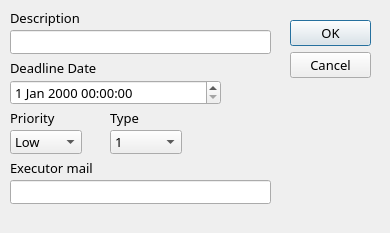
<?xml version="1.0" encoding="UTF-8"?>
<ui version="4.0">
 <class>NewTaskDialog</class>
 <widget class="QDialog" name="NewTaskDialog">
  <property name="geometry">
   <rect>
    <x>0</x>
    <y>0</y>
    <width>390</width>
    <height>233</height>
   </rect>
  </property>
  <property name="font">
   <font>
    <family>Anonymous Pro</family>
    <pointsize>10</pointsize>
   </font>
  </property>
  <property name="windowTitle">
   <string>Dialog</string>
  </property>
  <widget class="QDialogButtonBox" name="buttonBox">
   <property name="geometry">
    <rect>
     <x>290</x>
     <y>20</y>
     <width>81</width>
     <height>241</height>
    </rect>
   </property>
   <property name="orientation">
    <enum>Qt::Vertical</enum>
   </property>
   <property name="standardButtons">
    <set>QDialogButtonBox::Cancel|QDialogButtonBox::Ok</set>
   </property>
  </widget>
  <widget class="QLineEdit" name="lineEdit_de">
   <property name="geometry">
    <rect>
     <x>10</x>
     <y>30</y>
     <width>261</width>
     <height>24</height>
    </rect>
   </property>
   <property name="styleSheet">
    <string notr="true">#progressBar{

}</string>
   </property>
  </widget>
  <widget class="QLabel" name="label_desc">
   <property name="geometry">
    <rect>
     <x>10</x>
     <y>10</y>
     <width>81</width>
     <height>16</height>
    </rect>
   </property>
   <property name="text">
    <string>Description</string>
   </property>
  </widget>
  <widget class="QLabel" name="label_2">
   <property name="geometry">
    <rect>
     <x>10</x>
     <y>60</y>
     <width>101</width>
     <height>16</height>
    </rect>
   </property>
   <property name="text">
    <string>Deadline Date</string>
   </property>
  </widget>
  <widget class="QDateTimeEdit" name="dateTimeEdit">
   <property name="geometry">
    <rect>
     <x>10</x>
     <y>80</y>
     <width>211</width>
     <height>25</height>
    </rect>
   </property>
  </widget>
  <widget class="QComboBox" name="comboBox">
   <property name="geometry">
    <rect>
     <x>10</x>
     <y>130</y>
     <width>72</width>
     <height>24</height>
    </rect>
   </property>
   <item>
    <property name="text">
     <string>Low</string>
    </property>
   </item>
   <item>
    <property name="text">
     <string>Medium</string>
    </property>
   </item>
   <item>
    <property name="text">
     <string>High</string>
    </property>
   </item>
  </widget>
  <widget class="QLabel" name="label_3">
   <property name="geometry">
    <rect>
     <x>10</x>
     <y>110</y>
     <width>71</width>
     <height>16</height>
    </rect>
   </property>
   <property name="text">
    <string>Priority</string>
   </property>
  </widget>
  <widget class="QLineEdit" name="lineEdit_mail">
   <property name="geometry">
    <rect>
     <x>10</x>
     <y>180</y>
     <width>261</width>
     <height>24</height>
    </rect>
   </property>
   <property name="text">
    <string/>
   </property>
  </widget>
  <widget class="QLabel" name="label_4">
   <property name="geometry">
    <rect>
     <x>10</x>
     <y>160</y>
     <width>111</width>
     <height>16</height>
    </rect>
   </property>
   <property name="text">
    <string>Executor mail</string>
   </property>
  </widget>
  <widget class="QComboBox" name="comboBox_2">
   <property name="geometry">
    <rect>
     <x>110</x>
     <y>130</y>
     <width>72</width>
     <height>24</height>
    </rect>
   </property>
   <item>
    <property name="text">
     <string>1</string>
    </property>
   </item>
   <item>
    <property name="text">
     <string>2</string>
    </property>
   </item>
   <item>
    <property name="text">
     <string>3</string>
    </property>
   </item>
  </widget>
  <widget class="QLabel" name="label">
   <property name="geometry">
    <rect>
     <x>110</x>
     <y>110</y>
     <width>49</width>
     <height>16</height>
    </rect>
   </property>
   <property name="text">
    <string>Type</string>
   </property>
  </widget>
 </widget>
 <resources/>
 <connections>
  <connection>
   <sender>buttonBox</sender>
   <signal>accepted()</signal>
   <receiver>NewTaskDialog</receiver>
   <slot>accept()</slot>
   <hints>
    <hint type="sourcelabel">
     <x>248</x>
     <y>254</y>
    </hint>
    <hint type="destinationlabel">
     <x>157</x>
     <y>274</y>
    </hint>
   </hints>
  </connection>
  <connection>
   <sender>buttonBox</sender>
   <signal>rejected()</signal>
   <receiver>NewTaskDialog</receiver>
   <slot>reject()</slot>
   <hints>
    <hint type="sourcelabel">
     <x>316</x>
     <y>260</y>
    </hint>
    <hint type="destinationlabel">
     <x>286</x>
     <y>274</y>
    </hint>
   </hints>
  </connection>
 </connections>
</ui>
